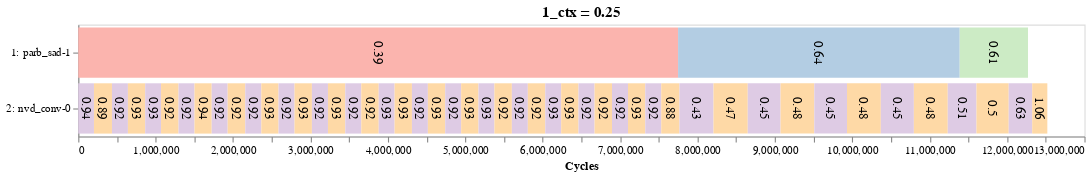
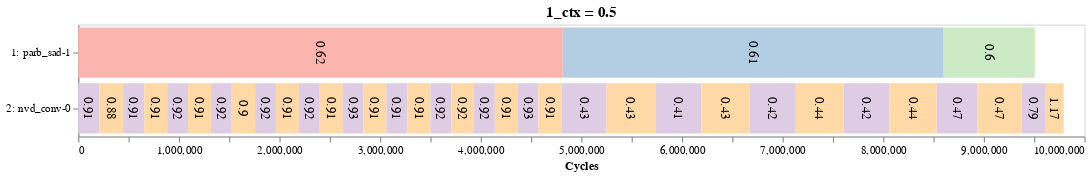
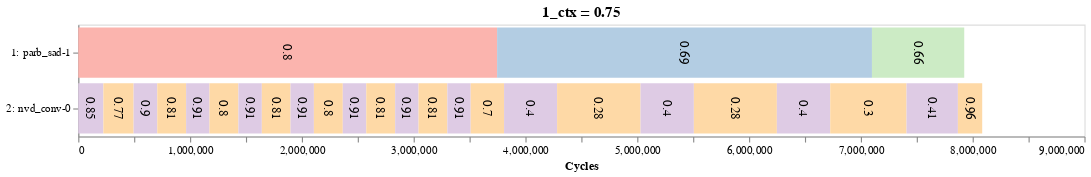

These figures' notebook cell, in order:
### Code cell
ctx_dd = widgets.Dropdown(options=uniq_pairs, value=uniq_pairs[0], description='Pair:')

ctx_btn = widgets.Button(description='Display', button_style='info')

def show_widgets():
    display(ctx_dd)
    display(ctx_btn)
    

def ctx_onclick(b):
    clear_output()
    show_widgets()
    
    apps = ctx_dd.value.split('+')
    df_apps = df_ctx[(df_ctx['1_bench'] == apps[0]) & (df_ctx['2_bench'] == apps[1])]
    df_apps = df_apps.sort_values('1_ctx')
    for rid, row in df_apps.iterrows():
        gen_altair.draw_altair_timeline(row, '1_ctx').display()  
        # Print ctas/SM for each kernel in each app
        print('Note:')
        print(row['1_bench'], ':', row['cta_quota'][1], 'CTAs/SM')
        print(row['2_bench'], ':', row['cta_quota'][2], 'CTAs/SM')

show_widgets()
ctx_btn.on_click(ctx_onclick)

### Figure 1 — Vega-Lite specification as saved in the notebook (floating-point values rounded to 4 significant figures)
{"config": {"view": {"continuousWidth": 400, "continuousHeight": 300}, "axis": {"grid": false}, "header": {"titleColor": "black", "titleFontSize": 14}}, "layer": [{"mark": "bar", "encoding": {"color": {"type": "nominal", "field": "kernel", "legend": null, "scale": {"scheme": "pastel1"}}, "x": {"type": "quantitative", "field": "start", "title": "Cycles"}, "x2": {"field": "end"}, "y": {"type": "nominal", "field": "stream", "sort": null}}, "height": 100, "title": "1_ctx = 0.25", "width": 900}, {"mark": {"type": "text", "align": "center", "angle": 90, "baseline": "middle", "color": "black", "fontSize": 12}, "encoding": {"text": {"type": "quantitative", "field": "norm"}, "x": {"type": "quantitative", "field": "position"}, "y": {"type": "nominal", "field": "stream", "sort": null, "title": null}}}], "data": {"name": "data-0f7b942124bed7e009524b2335941210"}, "$schema": "https://vega.github.io/schema/vega-lite/v4.8.1.json", "datasets": {"data-0f7b942124bed7e009524b2335941210": [{"start": 0, "end": 7749491, "stream": "1: parb_sad-1", "kernel": "1:1", "position": 3875000.0, "norm": 0.39}, {"start": 7749491, "end": 11388246, "stream": "1: parb_sad-1", "kernel": "1:2", "position": 9569000.0, "norm": 0.64}, {"start": 11388246, "end": 12270711, "stream": "1: parb_sad-1", "kernel": "1:3", "position": 11830000.0, "norm": 0.61}, {"start": 0, "end": 202694, "stream": "2: nvd_conv-0", "kernel": "2:1", "position": 101300.0, "norm": 0.94}, {"start": 202694, "end": 435379, "stream": "2: nvd_conv-0", "kernel": "2:2", "position": 319000.0, "norm": 0.89}, {"start": 435379, "end": 641503, "stream": "2: nvd_conv-0", "kernel": "2:1", "position": 538400.0, "norm": 0.92}, {"start": 641503, "end": 864653, "stream": "2: nvd_conv-0", "kernel": "2:2", "position": 753100.0, "norm": 0.93}, {"start": 864653, "end": 1069444, "stream": "2: nvd_conv-0", "kernel": "2:1", "position": 967000.0, "norm": 0.93}, {"start": 1069444, "end": 1295852, "stream": "2: nvd_conv-0", "kernel": "2:2", "position": 1183000.0, "norm": 0.92}, {"start": 1295852, "end": 1501746, "stream": "2: nvd_conv-0", "kernel": "2:1", "position": 1399000.0, "norm": 0.92}, {"start": 1501746, "end": 1724063, "stream": "2: nvd_conv-0", "kernel": "2:2", "position": 1613000.0, "norm": 0.94}, {"start": 1724063, "end": 1930252, "stream": "2: nvd_conv-0", "kernel": "2:1", "position": 1827000.0, "norm": 0.92}, {"start": 1930252, "end": 2157734, "stream": "2: nvd_conv-0", "kernel": "2:2", "position": 2044000.0, "norm": 0.92}, {"start": 2157734, "end": 2364951, "stream": "2: nvd_conv-0", "kernel": "2:1", "position": 2261000.0, "norm": 0.92}, {"start": 2364951, "end": 2587898, "stream": "2: nvd_conv-0", "kernel": "2:2", "position": 2476000.0, "norm": 0.93}, {"start": 2587898, "end": 2794203, "stream": "2: nvd_conv-0", "kernel": "2:1", "position": 2691000.0, "norm": 0.92}, {"start": 2794203, "end": 3018779, "stream": "2: nvd_conv-0", "kernel": "2:2", "position": 2906000.0, "norm": 0.93}, {"start": 3018779, "end": 3226058, "stream": "2: nvd_conv-0", "kernel": "2:1", "position": 3122000.0, "norm": 0.92}, {"start": 3226058, "end": 3449992, "stream": "2: nvd_conv-0", "kernel": "2:2", "position": 3338000.0, "norm": 0.93}, {"start": 3449992, "end": 3656642, "stream": "2: nvd_conv-0", "kernel": "2:1", "position": 3553000.0, "norm": 0.92}, {"start": 3656642, "end": 3881949, "stream": "2: nvd_conv-0", "kernel": "2:2", "position": 3769000.0, "norm": 0.92}, {"start": 3881949, "end": 4086839, "stream": "2: nvd_conv-0", "kernel": "2:1", "position": 3984000.0, "norm": 0.93}, {"start": 4086839, "end": 4311002, "stream": "2: nvd_conv-0", "kernel": "2:2", "position": 4199000.0, "norm": 0.93}, {"start": 4311002, "end": 4516905, "stream": "2: nvd_conv-0", "kernel": "2:1", "position": 4414000.0, "norm": 0.92}, {"start": 4516905, "end": 4740729, "stream": "2: nvd_conv-0", "kernel": "2:2", "position": 4629000.0, "norm": 0.93}, {"start": 4740729, "end": 4946800, "stream": "2: nvd_conv-0", "kernel": "2:1", "position": 4844000.0, "norm": 0.92}, {"start": 4946800, "end": 5171022, "stream": "2: nvd_conv-0", "kernel": "2:2", "position": 5059000.0, "norm": 0.93}, {"start": 5171022, "end": 5376668, "stream": "2: nvd_conv-0", "kernel": "2:1", "position": 5274000.0, "norm": 0.93}, {"start": 5376668, "end": 5602110, "stream": "2: nvd_conv-0", "kernel": "2:2", "position": 5489000.0, "norm": 0.92}, {"start": 5602110, "end": 5808270, "stream": "2: nvd_conv-0", "kernel": "2:1", "position": 5705000.0, "norm": 0.92}, {"start": 5808270, "end": 6033773, "stream": "2: nvd_conv-0", "kernel": "2:2", "position": 5921000.0, "norm": 0.92}, {"start": 6033773, "end": 6239015, "stream": "2: nvd_conv-0", "kernel": "2:1", "position": 6136000.0, "norm": 0.93}, {"start": 6239015, "end": 6463198, "stream": "2: nvd_conv-0", "kernel": "2:2", "position": 6351000.0, "norm": 0.93}, {"start": 6463198, "end": 6670548, "stream": "2: nvd_conv-0", "kernel": "2:1", "position": 6567000.0, "norm": 0.92}, {"start": 6670548, "end": 6896035, "stream": "2: nvd_conv-0", "kernel": "2:2", "position": 6783000.0, "norm": 0.92}, {"start": 6896035, "end": 7102465, "stream": "2: nvd_conv-0", "kernel": "2:1", "position": 6999000.0, "norm": 0.92}, {"start": 7102465, "end": 7325751, "stream": "2: nvd_conv-0", "kernel": "2:2", "position": 7214000.0, "norm": 0.93}, {"start": 7325751, "end": 7532207, "stream": "2: nvd_conv-0", "kernel": "2:1", "position": 7429000.0, "norm": 0.92}, {"start": 7532207, "end": 7767532, "stream": "2: nvd_conv-0", "kernel": "2:2", "position": 7650000.0, "norm": 0.88}, {"start": 7767532, "end": 8207052, "stream": "2: nvd_conv-0", "kernel": "2:1", "position": 7987000.0, "norm": 0.43}, {"start": 8207052, "end": 8649902, "stream": "2: nvd_conv-0", "kernel": "2:2", "position": 8428000.0, "norm": 0.47}, {"start": 8649902, "end": 9073669, "stream": "2: nvd_conv-0", "kernel": "2:1", "position": 8862000.0, "norm": 0.45}, {"start": 9073669, "end": 9509579, "stream": "2: nvd_conv-0", "kernel": "2:2", "position": 9292000.0, "norm": 0.48}, {"start": 9509579, "end": 9932032, "stream": "2: nvd_conv-0", "kernel": "2:1", "position": 9721000.0, "norm": 0.45}, {"start": 9932032, "end": 10369170, "stream": "2: nvd_conv-0", "kernel": "2:2", "position": 10150000.0, "norm": 0.48}, {"start": 10369170, "end": 10795826, "stream": "2: nvd_conv-0", "kernel": "2:1", "position": 10580000.0, "norm": 0.45}, {"start": 10795826, "end": 11233933, "stream": "2: nvd_conv-0", "kernel": "2:2", "position": 11010000.0, "norm": 0.48}, {"start": 11233933, "end": 11604563, "stream": "2: nvd_conv-0", "kernel": "2:1", "position": 11420000.0, "norm": 0.51}, {"start": 11604563, "end": 12021546, "stream": "2: nvd_conv-0", "kernel": "2:2", "position": 11810000.0, "norm": 0.5}, {"start": 12021546, "end": 12324741, "stream": "2: nvd_conv-0", "kernel": "2:1", "position": 12170000.0, "norm": 0.63}, {"start": 12324741, "end": 12520405, "stream": "2: nvd_conv-0", "kernel": "2:2", "position": 12420000.0, "norm": 1.06}]}}

### Figure 2 — Vega-Lite specification as saved in the notebook (floating-point values rounded to 4 significant figures)
{"config": {"view": {"continuousWidth": 400, "continuousHeight": 300}, "axis": {"grid": false}, "header": {"titleColor": "black", "titleFontSize": 14}}, "layer": [{"mark": "bar", "encoding": {"color": {"type": "nominal", "field": "kernel", "legend": null, "scale": {"scheme": "pastel1"}}, "x": {"type": "quantitative", "field": "start", "title": "Cycles"}, "x2": {"field": "end"}, "y": {"type": "nominal", "field": "stream", "sort": null}}, "height": 100, "title": "1_ctx = 0.5", "width": 900}, {"mark": {"type": "text", "align": "center", "angle": 90, "baseline": "middle", "color": "black", "fontSize": 12}, "encoding": {"text": {"type": "quantitative", "field": "norm"}, "x": {"type": "quantitative", "field": "position"}, "y": {"type": "nominal", "field": "stream", "sort": null, "title": null}}}], "data": {"name": "data-1e707cc2f6e27a39bc8546a3fb7c2f63"}, "$schema": "https://vega.github.io/schema/vega-lite/v4.8.1.json", "datasets": {"data-1e707cc2f6e27a39bc8546a3fb7c2f63": [{"start": 0, "end": 4815039, "stream": "1: parb_sad-1", "kernel": "1:1", "position": 2408000.0, "norm": 0.62}, {"start": 4815039, "end": 8599673, "stream": "1: parb_sad-1", "kernel": "1:2", "position": 6707000.0, "norm": 0.61}, {"start": 8599673, "end": 9506844, "stream": "1: parb_sad-1", "kernel": "1:3", "position": 9053000.0, "norm": 0.6}, {"start": 0, "end": 208799, "stream": "2: nvd_conv-0", "kernel": "2:1", "position": 104400.0, "norm": 0.91}, {"start": 208799, "end": 445570, "stream": "2: nvd_conv-0", "kernel": "2:2", "position": 327200.0, "norm": 0.88}, {"start": 445570, "end": 654925, "stream": "2: nvd_conv-0", "kernel": "2:1", "position": 550200.0, "norm": 0.91}, {"start": 654925, "end": 883728, "stream": "2: nvd_conv-0", "kernel": "2:2", "position": 769300.0, "norm": 0.91}, {"start": 883728, "end": 1091022, "stream": "2: nvd_conv-0", "kernel": "2:1", "position": 987400.0, "norm": 0.92}, {"start": 1091022, "end": 1319268, "stream": "2: nvd_conv-0", "kernel": "2:2", "position": 1205000.0, "norm": 0.91}, {"start": 1319268, "end": 1525613, "stream": "2: nvd_conv-0", "kernel": "2:1", "position": 1422000.0, "norm": 0.92}, {"start": 1525613, "end": 1757852, "stream": "2: nvd_conv-0", "kernel": "2:2", "position": 1642000.0, "norm": 0.9}, {"start": 1757852, "end": 1964211, "stream": "2: nvd_conv-0", "kernel": "2:1", "position": 1861000.0, "norm": 0.92}, {"start": 1964211, "end": 2192339, "stream": "2: nvd_conv-0", "kernel": "2:2", "position": 2078000.0, "norm": 0.91}, {"start": 2192339, "end": 2400068, "stream": "2: nvd_conv-0", "kernel": "2:1", "position": 2296000.0, "norm": 0.92}, {"start": 2400068, "end": 2628814, "stream": "2: nvd_conv-0", "kernel": "2:2", "position": 2514000.0, "norm": 0.91}, {"start": 2628814, "end": 2833395, "stream": "2: nvd_conv-0", "kernel": "2:1", "position": 2731000.0, "norm": 0.93}, {"start": 2833395, "end": 3062607, "stream": "2: nvd_conv-0", "kernel": "2:2", "position": 2948000.0, "norm": 0.91}, {"start": 3062607, "end": 3272226, "stream": "2: nvd_conv-0", "kernel": "2:1", "position": 3167000.0, "norm": 0.91}, {"start": 3272226, "end": 3500395, "stream": "2: nvd_conv-0", "kernel": "2:2", "position": 3386000.0, "norm": 0.91}, {"start": 3500395, "end": 3706773, "stream": "2: nvd_conv-0", "kernel": "2:1", "position": 3604000.0, "norm": 0.92}, {"start": 3706773, "end": 3933506, "stream": "2: nvd_conv-0", "kernel": "2:2", "position": 3820000.0, "norm": 0.92}, {"start": 3933506, "end": 4139534, "stream": "2: nvd_conv-0", "kernel": "2:1", "position": 4037000.0, "norm": 0.92}, {"start": 4139534, "end": 4368935, "stream": "2: nvd_conv-0", "kernel": "2:2", "position": 4254000.0, "norm": 0.91}, {"start": 4368935, "end": 4573800, "stream": "2: nvd_conv-0", "kernel": "2:1", "position": 4471000.0, "norm": 0.93}, {"start": 4573800, "end": 4802713, "stream": "2: nvd_conv-0", "kernel": "2:2", "position": 4688000.0, "norm": 0.91}, {"start": 4802713, "end": 5249488, "stream": "2: nvd_conv-0", "kernel": "2:1", "position": 5026000.0, "norm": 0.43}, {"start": 5249488, "end": 5735092, "stream": "2: nvd_conv-0", "kernel": "2:2", "position": 5492000.0, "norm": 0.43}, {"start": 5735092, "end": 6194699, "stream": "2: nvd_conv-0", "kernel": "2:1", "position": 5965000.0, "norm": 0.41}, {"start": 6194699, "end": 6674016, "stream": "2: nvd_conv-0", "kernel": "2:2", "position": 6434000.0, "norm": 0.43}, {"start": 6674016, "end": 7131208, "stream": "2: nvd_conv-0", "kernel": "2:1", "position": 6903000.0, "norm": 0.42}, {"start": 7131208, "end": 7606599, "stream": "2: nvd_conv-0", "kernel": "2:2", "position": 7369000.0, "norm": 0.44}, {"start": 7606599, "end": 8060160, "stream": "2: nvd_conv-0", "kernel": "2:1", "position": 7833000.0, "norm": 0.42}, {"start": 8060160, "end": 8531571, "stream": "2: nvd_conv-0", "kernel": "2:2", "position": 8296000.0, "norm": 0.44}, {"start": 8531571, "end": 8934473, "stream": "2: nvd_conv-0", "kernel": "2:1", "position": 8733000.0, "norm": 0.47}, {"start": 8934473, "end": 9375608, "stream": "2: nvd_conv-0", "kernel": "2:2", "position": 9155000.0, "norm": 0.47}, {"start": 9375608, "end": 9615352, "stream": "2: nvd_conv-0", "kernel": "2:1", "position": 9495000.0, "norm": 0.79}, {"start": 9615352, "end": 9793414, "stream": "2: nvd_conv-0", "kernel": "2:2", "position": 9704000.0, "norm": 1.17}]}}

### Figure 3 — Vega-Lite specification as saved in the notebook (floating-point values rounded to 4 significant figures)
{"config": {"view": {"continuousWidth": 400, "continuousHeight": 300}, "axis": {"grid": false}, "header": {"titleColor": "black", "titleFontSize": 14}}, "layer": [{"mark": "bar", "encoding": {"color": {"type": "nominal", "field": "kernel", "legend": null, "scale": {"scheme": "pastel1"}}, "x": {"type": "quantitative", "field": "start", "title": "Cycles"}, "x2": {"field": "end"}, "y": {"type": "nominal", "field": "stream", "sort": null}}, "height": 100, "title": "1_ctx = 0.75", "width": 900}, {"mark": {"type": "text", "align": "center", "angle": 90, "baseline": "middle", "color": "black", "fontSize": 12}, "encoding": {"text": {"type": "quantitative", "field": "norm"}, "x": {"type": "quantitative", "field": "position"}, "y": {"type": "nominal", "field": "stream", "sort": null, "title": null}}}], "data": {"name": "data-124b879938cb64f66345b3a7df6edd87"}, "$schema": "https://vega.github.io/schema/vega-lite/v4.8.1.json", "datasets": {"data-124b879938cb64f66345b3a7df6edd87": [{"start": 0, "end": 3746237, "stream": "1: parb_sad-1", "kernel": "1:1", "position": 1873000.0, "norm": 0.8}, {"start": 3746237, "end": 7099204, "stream": "1: parb_sad-1", "kernel": "1:2", "position": 5423000.0, "norm": 0.69}, {"start": 7099204, "end": 7924725, "stream": "1: parb_sad-1", "kernel": "1:3", "position": 7512000.0, "norm": 0.66}, {"start": 0, "end": 224531, "stream": "2: nvd_conv-0", "kernel": "2:1", "position": 112300.0, "norm": 0.85}, {"start": 224531, "end": 495263, "stream": "2: nvd_conv-0", "kernel": "2:2", "position": 359900.0, "norm": 0.77}, {"start": 495263, "end": 706611, "stream": "2: nvd_conv-0", "kernel": "2:1", "position": 600900.0, "norm": 0.9}, {"start": 706611, "end": 964601, "stream": "2: nvd_conv-0", "kernel": "2:2", "position": 835600.0, "norm": 0.81}, {"start": 964601, "end": 1173675, "stream": "2: nvd_conv-0", "kernel": "2:1", "position": 1069000.0, "norm": 0.91}, {"start": 1173675, "end": 1432413, "stream": "2: nvd_conv-0", "kernel": "2:2", "position": 1303000.0, "norm": 0.8}, {"start": 1432413, "end": 1641905, "stream": "2: nvd_conv-0", "kernel": "2:1", "position": 1537000.0, "norm": 0.91}, {"start": 1641905, "end": 1898729, "stream": "2: nvd_conv-0", "kernel": "2:2", "position": 1770000.0, "norm": 0.81}, {"start": 1898729, "end": 2107489, "stream": "2: nvd_conv-0", "kernel": "2:1", "position": 2003000.0, "norm": 0.91}, {"start": 2107489, "end": 2366216, "stream": "2: nvd_conv-0", "kernel": "2:2", "position": 2237000.0, "norm": 0.8}, {"start": 2366216, "end": 2576057, "stream": "2: nvd_conv-0", "kernel": "2:1", "position": 2471000.0, "norm": 0.91}, {"start": 2576057, "end": 2834332, "stream": "2: nvd_conv-0", "kernel": "2:2", "position": 2705000.0, "norm": 0.81}, {"start": 2834332, "end": 3043653, "stream": "2: nvd_conv-0", "kernel": "2:1", "position": 2939000.0, "norm": 0.91}, {"start": 3043653, "end": 3301292, "stream": "2: nvd_conv-0", "kernel": "2:2", "position": 3172000.0, "norm": 0.81}, {"start": 3301292, "end": 3510028, "stream": "2: nvd_conv-0", "kernel": "2:1", "position": 3406000.0, "norm": 0.91}, {"start": 3510028, "end": 3808639, "stream": "2: nvd_conv-0", "kernel": "2:2", "position": 3659000.0, "norm": 0.7}, {"start": 3808639, "end": 4282869, "stream": "2: nvd_conv-0", "kernel": "2:1", "position": 4046000.0, "norm": 0.4}, {"start": 4282869, "end": 5029535, "stream": "2: nvd_conv-0", "kernel": "2:2", "position": 4656000.0, "norm": 0.28}, {"start": 5029535, "end": 5506310, "stream": "2: nvd_conv-0", "kernel": "2:1", "position": 5268000.0, "norm": 0.4}, {"start": 5506310, "end": 6248766, "stream": "2: nvd_conv-0", "kernel": "2:2", "position": 5878000.0, "norm": 0.28}, {"start": 6248766, "end": 6725840, "stream": "2: nvd_conv-0", "kernel": "2:1", "position": 6487000.0, "norm": 0.4}, {"start": 6725840, "end": 7408708, "stream": "2: nvd_conv-0", "kernel": "2:2", "position": 7067000.0, "norm": 0.3}, {"start": 7408708, "end": 7867929, "stream": "2: nvd_conv-0", "kernel": "2:1", "position": 7638000.0, "norm": 0.41}, {"start": 7867929, "end": 8085362, "stream": "2: nvd_conv-0", "kernel": "2:2", "position": 7977000.0, "norm": 0.96}]}}
